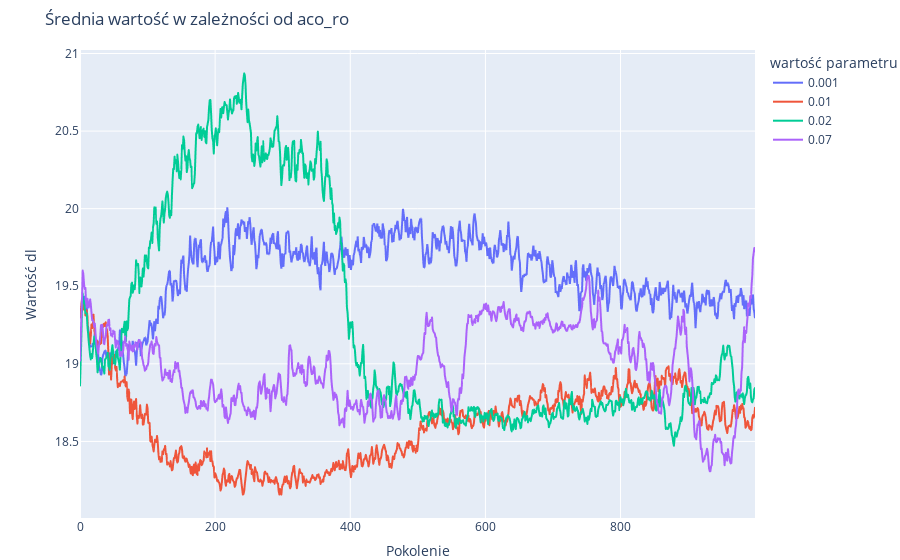

Notebook code for this chart:
### Code cell
fig = px.line(df_aco_ro, x='generacja', y=df_aco_ro['średnia wartość'].rolling(5).mean(), 
              color='wartość parametru',
              title='Średnia wartość w zależności od aco_ro')
fig.update_yaxes(title_text='Wartość dl')
fig.update_xaxes(title_text='Pokolenie')
fig.update_layout(margin=dict(t=50, b=0, r=30), legend_orientation='v')

print(fig.layout.title)
fig.show()
fig.write_image('fig.svg', width=1000)

### Figure 1 — Plotly figure (JSON) as saved in the notebook; plotly's stock layout.template omitted (floating-point values rounded to 4 significant figures; data arrays with more than 128 entries replaced by an {"elided": "..."} marker saying what was removed)
{"data": [{"hovertemplate": "wartość parametru=0.001<br>generacja=%{x}<br>y=%{y}<extra></extra>", "legendgroup": "0.001", "line": {"color": "#636efa", "dash": "solid"}, "mode": "lines", "name": "0.001", "showlegend": true, "type": "scattergl", "x": {"elided": "1000 int values"}, "xaxis": "x", "y": {"elided": "1000 float values"}, "yaxis": "y"}, {"hovertemplate": "wartość parametru=0.01<br>generacja=%{x}<br>y=%{y}<extra></extra>", "legendgroup": "0.01", "line": {"color": "#EF553B", "dash": "solid"}, "mode": "lines", "name": "0.01", "showlegend": true, "type": "scattergl", "x": {"elided": "1000 int values"}, "xaxis": "x", "y": {"elided": "1000 float values"}, "yaxis": "y"}, {"hovertemplate": "wartość parametru=0.02<br>generacja=%{x}<br>y=%{y}<extra></extra>", "legendgroup": "0.02", "line": {"color": "#00cc96", "dash": "solid"}, "mode": "lines", "name": "0.02", "showlegend": true, "type": "scattergl", "x": {"elided": "1000 int values"}, "xaxis": "x", "y": {"elided": "1000 float values"}, "yaxis": "y"}, {"hovertemplate": "wartość parametru=0.07<br>generacja=%{x}<br>y=%{y}<extra></extra>", "legendgroup": "0.07", "line": {"color": "#ab63fa", "dash": "solid"}, "mode": "lines", "name": "0.07", "showlegend": true, "type": "scattergl", "x": {"elided": "1000 int values"}, "xaxis": "x", "y": {"elided": "1000 float values"}, "yaxis": "y"}], "layout": {"legend": {"orientation": "v", "title": {"text": "wartość parametru"}, "tracegroupgap": 0}, "margin": {"b": 0, "r": 30, "t": 50}, "title": {"text": "Średnia wartość w zależności od aco_ro"}, "xaxis": {"anchor": "y", "domain": [0, 1], "title": {"text": "Pokolenie"}}, "yaxis": {"anchor": "x", "domain": [0, 1], "title": {"text": "Wartość dl"}}}}
